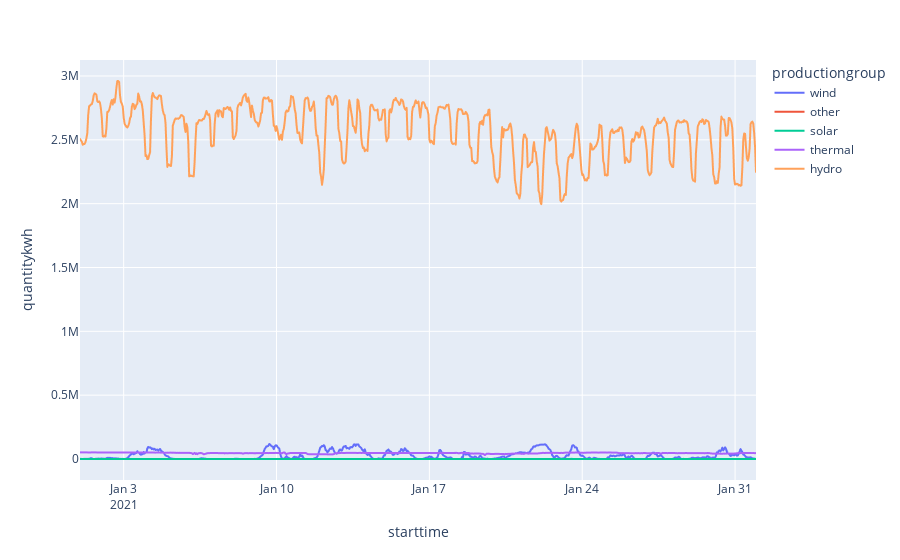

This figure's notebook cell:
### Code cell
# Line plot for the first month of the year in NO1 for each production group
fig = px.line(df_jan, x='starttime', y='quantitykwh', color='productiongroup')
fig.show()

### Figure 1 — Plotly figure (JSON) as saved in the notebook; plotly's stock layout.template omitted (floating-point values rounded to 4 significant figures; data arrays with more than 128 entries replaced by an {"elided": "..."} marker saying what was removed)
{"data": [{"hovertemplate": "productiongroup=wind<br>starttime=%{x}<br>quantitykwh=%{y}<extra></extra>", "legendgroup": "wind", "line": {"color": "#636efa", "dash": "solid"}, "marker": {"symbol": "circle"}, "mode": "lines", "name": "wind", "showlegend": true, "type": "scattergl", "x": {"elided": "744 str values"}, "xaxis": "x", "y": {"elided": "744 float values"}, "yaxis": "y"}, {"hovertemplate": "productiongroup=other<br>starttime=%{x}<br>quantitykwh=%{y}<extra></extra>", "legendgroup": "other", "line": {"color": "#EF553B", "dash": "solid"}, "marker": {"symbol": "circle"}, "mode": "lines", "name": "other", "showlegend": true, "type": "scattergl", "x": {"elided": "744 str values"}, "xaxis": "x", "y": {"elided": "744 float values"}, "yaxis": "y"}, {"hovertemplate": "productiongroup=solar<br>starttime=%{x}<br>quantitykwh=%{y}<extra></extra>", "legendgroup": "solar", "line": {"color": "#00cc96", "dash": "solid"}, "marker": {"symbol": "circle"}, "mode": "lines", "name": "solar", "showlegend": true, "type": "scattergl", "x": {"elided": "744 str values"}, "xaxis": "x", "y": {"elided": "744 float values"}, "yaxis": "y"}, {"hovertemplate": "productiongroup=thermal<br>starttime=%{x}<br>quantitykwh=%{y}<extra></extra>", "legendgroup": "thermal", "line": {"color": "#ab63fa", "dash": "solid"}, "marker": {"symbol": "circle"}, "mode": "lines", "name": "thermal", "showlegend": true, "type": "scattergl", "x": {"elided": "744 str values"}, "xaxis": "x", "y": {"elided": "744 float values"}, "yaxis": "y"}, {"hovertemplate": "productiongroup=hydro<br>starttime=%{x}<br>quantitykwh=%{y}<extra></extra>", "legendgroup": "hydro", "line": {"color": "#FFA15A", "dash": "solid"}, "marker": {"symbol": "circle"}, "mode": "lines", "name": "hydro", "showlegend": true, "type": "scattergl", "x": {"elided": "744 str values"}, "xaxis": "x", "y": {"elided": "744 float values"}, "yaxis": "y"}], "layout": {"legend": {"title": {"text": "productiongroup"}, "tracegroupgap": 0}, "margin": {"t": 60}, "xaxis": {"anchor": "y", "domain": [0, 1], "title": {"text": "starttime"}}, "yaxis": {"anchor": "x", "domain": [0, 1], "title": {"text": "quantitykwh"}}}}
